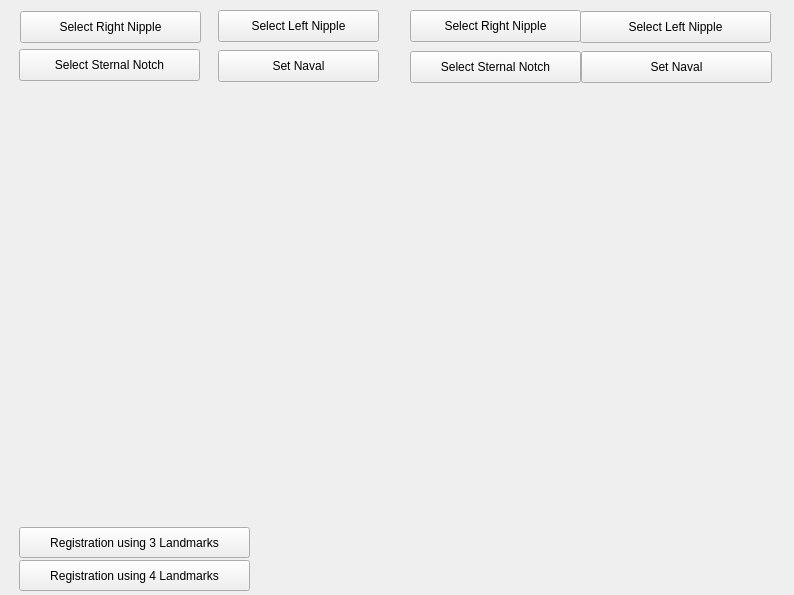
<?xml version="1.0" encoding="UTF-8"?>
<ui version="4.0">
 <class>QTVTK_MSVEApplication</class>
 <widget class="QMainWindow" name="QTVTK_MSVEApplication">
  <property name="geometry">
   <rect>
    <x>0</x>
    <y>0</y>
    <width>794</width>
    <height>595</height>
   </rect>
  </property>
  <property name="windowTitle">
   <string>SimpleView</string>
  </property>
  <property name="windowIcon">
   <iconset>
    <normaloff>:/Icons/help.png</normaloff>:/Icons/help.png</iconset>
  </property>
  <property name="iconSize">
   <size>
    <width>22</width>
    <height>22</height>
   </size>
  </property>
  <widget class="QWidget" name="centralwidget">
   <widget class="QPushButton" name="registration4Marks">
    <property name="geometry">
     <rect>
      <x>19</x>
      <y>560</y>
      <width>231</width>
      <height>31</height>
     </rect>
    </property>
    <property name="text">
     <string>Registration using 4 Landmarks</string>
    </property>
   </widget>
   <widget class="QVTKWidget" name="qvtkWidgetLeft">
    <property name="geometry">
     <rect>
      <x>20</x>
      <y>85</y>
      <width>361</width>
      <height>439</height>
     </rect>
    </property>
   </widget>
   <widget class="QVTKWidget" name="qvtkWidgetRight">
    <property name="geometry">
     <rect>
      <x>410</x>
      <y>85</y>
      <width>361</width>
      <height>440</height>
     </rect>
    </property>
   </widget>
   <widget class="QPushButton" name="beforeRightNippleBtn">
    <property name="geometry">
     <rect>
      <x>20</x>
      <y>11</y>
      <width>181</width>
      <height>32</height>
     </rect>
    </property>
    <property name="text">
     <string>Select Right Nipple</string>
    </property>
   </widget>
   <widget class="QPushButton" name="beforeNavalBtn">
    <property name="geometry">
     <rect>
      <x>218</x>
      <y>50</y>
      <width>161</width>
      <height>32</height>
     </rect>
    </property>
    <property name="text">
     <string>Set Naval</string>
    </property>
   </widget>
   <widget class="QPushButton" name="beforeLeftNippleBtn">
    <property name="geometry">
     <rect>
      <x>218</x>
      <y>10</y>
      <width>161</width>
      <height>32</height>
     </rect>
    </property>
    <property name="text">
     <string>Select Left Nipple</string>
    </property>
   </widget>
   <widget class="QPushButton" name="afterRightNippleBtn">
    <property name="geometry">
     <rect>
      <x>410</x>
      <y>10</y>
      <width>171</width>
      <height>32</height>
     </rect>
    </property>
    <property name="text">
     <string>Select Right Nipple</string>
    </property>
   </widget>
   <widget class="QPushButton" name="afterLeftNippleBtn">
    <property name="geometry">
     <rect>
      <x>580</x>
      <y>11</y>
      <width>191</width>
      <height>32</height>
     </rect>
    </property>
    <property name="text">
     <string>Select Left Nipple</string>
    </property>
   </widget>
   <widget class="QPushButton" name="afterNavalBtn">
    <property name="geometry">
     <rect>
      <x>581</x>
      <y>51</y>
      <width>191</width>
      <height>32</height>
     </rect>
    </property>
    <property name="text">
     <string>Set Naval</string>
    </property>
   </widget>
   <widget class="QPushButton" name="beforeSternumNotchBtn">
    <property name="geometry">
     <rect>
      <x>19</x>
      <y>49</y>
      <width>181</width>
      <height>32</height>
     </rect>
    </property>
    <property name="text">
     <string>Select Sternal Notch</string>
    </property>
   </widget>
   <widget class="QPushButton" name="afterSternumNotchBtn">
    <property name="geometry">
     <rect>
      <x>410</x>
      <y>51</y>
      <width>171</width>
      <height>32</height>
     </rect>
    </property>
    <property name="text">
     <string>Select Sternal Notch</string>
    </property>
   </widget>
   <widget class="QPushButton" name="registration3Marks">
    <property name="geometry">
     <rect>
      <x>19</x>
      <y>527</y>
      <width>231</width>
      <height>31</height>
     </rect>
    </property>
    <property name="text">
     <string>Registration using 3 Landmarks</string>
    </property>
   </widget>
  </widget>
  <action name="actionOpenFile">
   <property name="enabled">
    <bool>true</bool>
   </property>
   <property name="icon">
    <iconset>
     <normaloff>:/Icons/fileopen.png</normaloff>:/Icons/fileopen.png</iconset>
   </property>
   <property name="text">
    <string>Open File...</string>
   </property>
  </action>
  <action name="actionExit">
   <property name="icon">
    <iconset>
     <normaloff/>
    </iconset>
   </property>
   <property name="text">
    <string>Exit</string>
   </property>
  </action>
  <action name="actionPrint">
   <property name="icon">
    <iconset>
     <normaloff>:/Icons/print.png</normaloff>:/Icons/print.png</iconset>
   </property>
   <property name="text">
    <string>Print</string>
   </property>
  </action>
  <action name="actionHelp">
   <property name="icon">
    <iconset>
     <normaloff>:/Icons/help.png</normaloff>:/Icons/help.png</iconset>
   </property>
   <property name="text">
    <string>Help</string>
   </property>
  </action>
  <action name="actionSave">
   <property name="icon">
    <iconset>
     <normaloff>:/Icons/filesave.png</normaloff>:/Icons/filesave.png</iconset>
   </property>
   <property name="text">
    <string>Save</string>
   </property>
  </action>
 </widget>
 <customwidgets>
  <customwidget>
   <class>QVTKWidget</class>
   <extends>QWidget</extends>
   <header>QVTKWidget.h</header>
  </customwidget>
 </customwidgets>
 <resources>
  <include location="Icons/icons.qrc"/>
 </resources>
 <connections/>
</ui>
